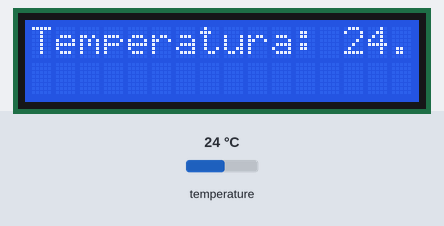
Bench run of a sketch on a simulated Arduino Uno, built with avr-gcc and run on an emulated ATmega328P. Shown: 16×2 character LCD. The test bench sets the inputs (shaded band); at power-on: temperature 24 °C.

Above: at 1.3 s.
1.4 s: temperature set to 12 °C
At 4.6 s:
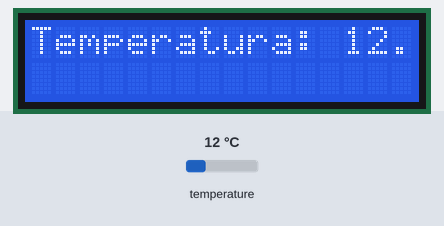
7.2 s: temperature set to 19 °C
At 10.2 s:
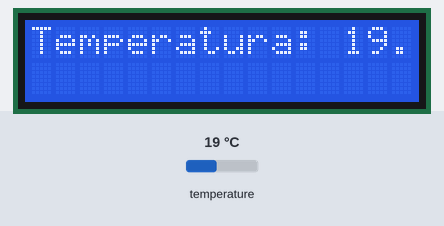
12.7 s: temperature set to 28 °C
At 15.8 s:
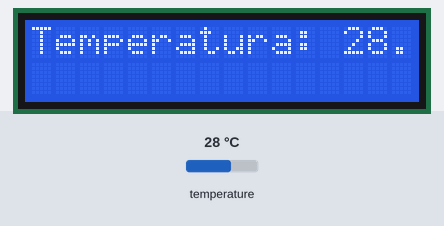
Timing chart, 0 to 17.3 s (numbered marks = the images above; inputs shaded):
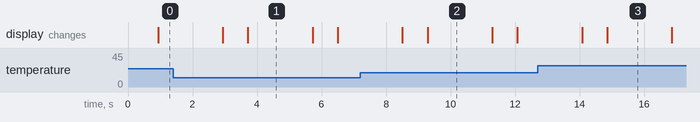

Measured:
- after the input at 1.4 s, the display: first differs from a run without the input after 2.3 s (image 1)
- after the input at 7.2 s, the display: first differs from a run without the input after 2.1 s (image 2)
- after the input at 12.7 s, the display: first differs from a run without the input after 2.2 s (image 3)
- what the display in image 1 shows lasts 2.0 s, from 3.7 s to 5.7 s

The sketch:

TesteDisplay_16x2_com_Modulo_I2C_copy_20231228114745.ino
```cpp
#include <Wire.h>  // Biblioteca para Comunicação I2C
#include <LiquidCrystal_I2C.h>  // Biblioteca com as funções do display
#include <OneWire.h> // Biblioteca para comunicação com o sensor DS18B20
#include <DallasTemperature.h> // Biblioteca para o sensor DS18B20

LiquidCrystal_I2C lcd(0x27, 20, 4); // Inicializa o display no endereço 0x27

#define ONE_WIRE_BUS 2 // Define o pino digital ao qual o sensor está conectado

OneWire oneWire(ONE_WIRE_BUS); // Cria uma instância do objeto OneWire para se comunicar com o sensor
DallasTemperature sensors(&oneWire); // Passa o objeto OneWire para a biblioteca DallasTemperature

void setup() {
  lcd.init();
  lcd.begin(16, 2);
  lcd.clear();
  lcd.backlight();

  sensors.begin();
}

void loop() {
  lcd.clear();

  sensors.requestTemperatures(); // Solicita a leitura da temperatura ao sensor

  float temperatura = sensors.getTempCByIndex(0); // Obtém a temperatura em graus Celsius

  lcd.setCursor(0, 0);
  lcd.print("Temperatura: ");
  lcd.print(temperatura);
  lcd.print("C");

  delay(2000);
}
```
